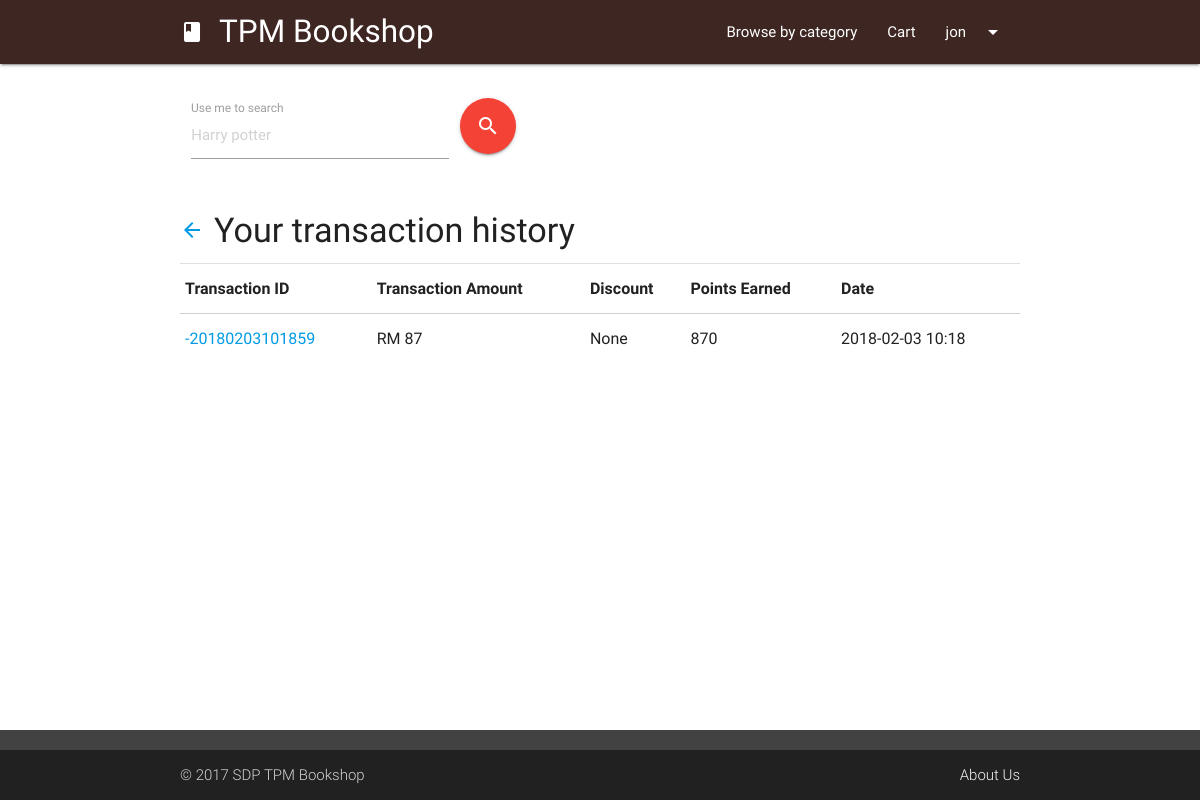
/transaction-more.php (signed in), run on an earlier commit of the app's database.
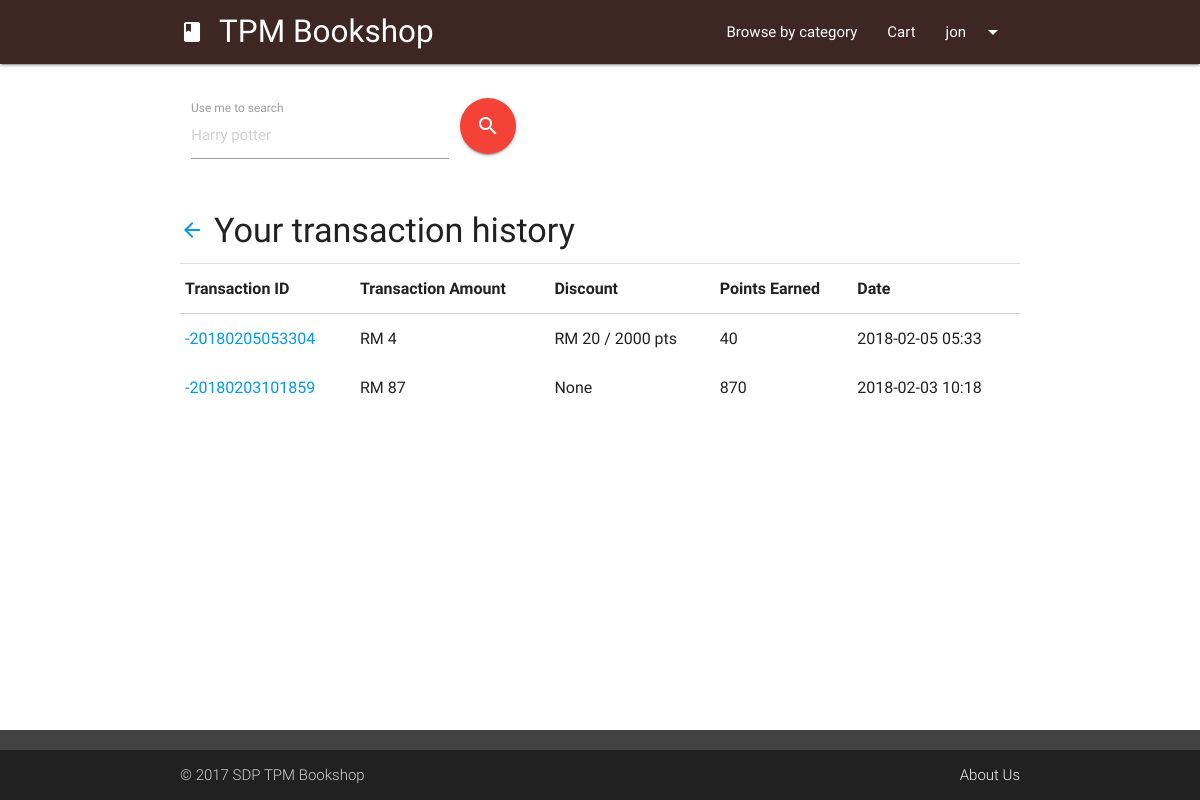
And on a later commit of the database.
### tables this page shows
CREATE TABLE `transaction` (
  `transactionID` varchar(255) NOT NULL,
  `transactionUser` varchar(255) NOT NULL,
  `transactionTotal` int(10) NOT NULL,
  `transactionPoint` int(10) NOT NULL,
  `transactionDiscount` int(5) NOT NULL DEFAULT '0',
  `transactionCard` int(11) NOT NULL,
  `transactionDate` varchar(50) NOT NULL
);

### transaction-more.php (the view, shortened to what this page needs)
<?php session_start();
include "php/connect.php";
$currentUser = $_SESSION['tpmb-user'];
?>
<head>
	<link type="text/css" rel="stylesheet" href="css/materialize.min.css" media="screen,projection" />
	<link type="text/css" rel="stylesheet" href="css/tpmb.css" media="screen,projection" />
</head>
<body>
<?php
  include "ui/header.php";?>
  <main class="container">
    <div class="row margintop4">
			<?php include "ui/searchUI.php"; ?>
    </div>
    <h4 class="left-align col s12 m6 offset-m3 margintop4"><a role="button" onclick="history.go(-1);" style="cursor: pointer;">
			<i class="material-icons" style="margin-right:10px;">arrow_back</i></a>Your transaction history</h4>
    <div class="divider"></div>
		<table class="highlight responsive-table">
      <thead>
        <tr><th>Transaction ID</th><th>Transaction Amount</th><th>Discount</th><th>Points Earned</th><th>Date</th></tr>
      </thead>
      <tbody>
		<?php
    $userTransactionArray=mysqli_query($conn,"SELECT * FROM transaction WHERE transactionUser = '$currentUser' ORDER BY transactionDate DESC");
		while($userTransaction = mysqli_fetch_array($userTransactionArray)){
			$ti = strstr($userTransaction['transactionID'],'-2'); ?>
			<tr>
				<td><a target="_blank" href="transaction-slip.php?transID=<?php echo $ti; ?>"><?php echo $ti; ?></a></td>
				<td>RM <?php echo $userTransaction['transactionTotal']; ?></td>
				<td><?php if($userTransaction['transactionDiscount'] == 0){ echo "None"; } else {
				echo "RM " . $userTransaction['transactionDiscount'] . " / " . $userTransaction['transactionDiscount']*100 . " pts";} ?>
				</td>
				<td><?php echo $userTransaction['transactionPoint']; ?></td>
				<td><?php echo $userTransaction['transactionDate']; ?></td>
			</tr>
      <?php } ?>
      </tbody>
    </table>
  </main>
</body>

### ui/header.php (shortened to what this page needs)
<header>
  <nav class="top-nav">
    <div class="nav-wrapper <?php $verifyMemberAdmin='member';
      if($verifyMemberAdmin==='admin'){
      echo 'blue-grey darken-4'; } else { echo 'brown darken-4'; } ?>">
      <div class="container">
      <a href="index.php" class="brand-logo header col s12 m10 offset-m1"><i class="material-icons">book</i>TPM Bookshop <?php if($verifyMemberAdmin==='admin'){ echo 'Admin';}?></a>
      <ul class="right hide-on-med-and-down">
        <li><a href="category.php">Browse by category</a></li>
        <?php if(isset($_SESSION['tpmb-user'])){ ?>
          <li><a class="modal-trigger" href="#cartPopup" onclick="updateCart()">Cart</a></li>
          <li><a class="dropdown-button" data-belowOrigin="true" data-alignment="right" data-constrainWidth="false" data-activates="userDropdown"><?php echo $_SESSION['tpmb-user']; ?><i class="material-icons right">arrow_drop_down</i></a></li>
        <?php } ?>
      </ul>
      </div>
    </div>
  </nav>
</header>

### ui/searchUI.php
<form action="search.php" method="GET">
    <div class="col s12">
      <div class="input-field col s10 m5 l4">
        <input placeholder="Harry potter" id="searchterm" type="text" class="validate" name="searchterm">
        <label for="searchterm">Use me to search</label>
      </div>
      <button type="submit" class="btn-floating btn-large waves-effect waves-light
      <?php if(isset($_SESSION['tpmb-userstatus']) && $_SESSION['tpmb-userstatus']==='admin'){
        echo 'deep-purple darken-3'; } else { echo 'red'; }?>">
        <i class="material-icons">search</i>
      </button>
    </div>
</form>

### css/tpmb.css (style rules this page uses)
body { display: flex; min-height: 100vh; flex-direction: column; }
main { flex: 1 0 auto; }
.margintop4 { margin-top : 4%; }

What changed in the data, as far as the page shows it:
added transaction: transactionID "-20180205053304", transactionTotal "4", transactionDiscount "20", $userTransaction['transactionDiscount']*100 "2000", transactionPoint "40", transactionDate "2018-02-05 05:33"
